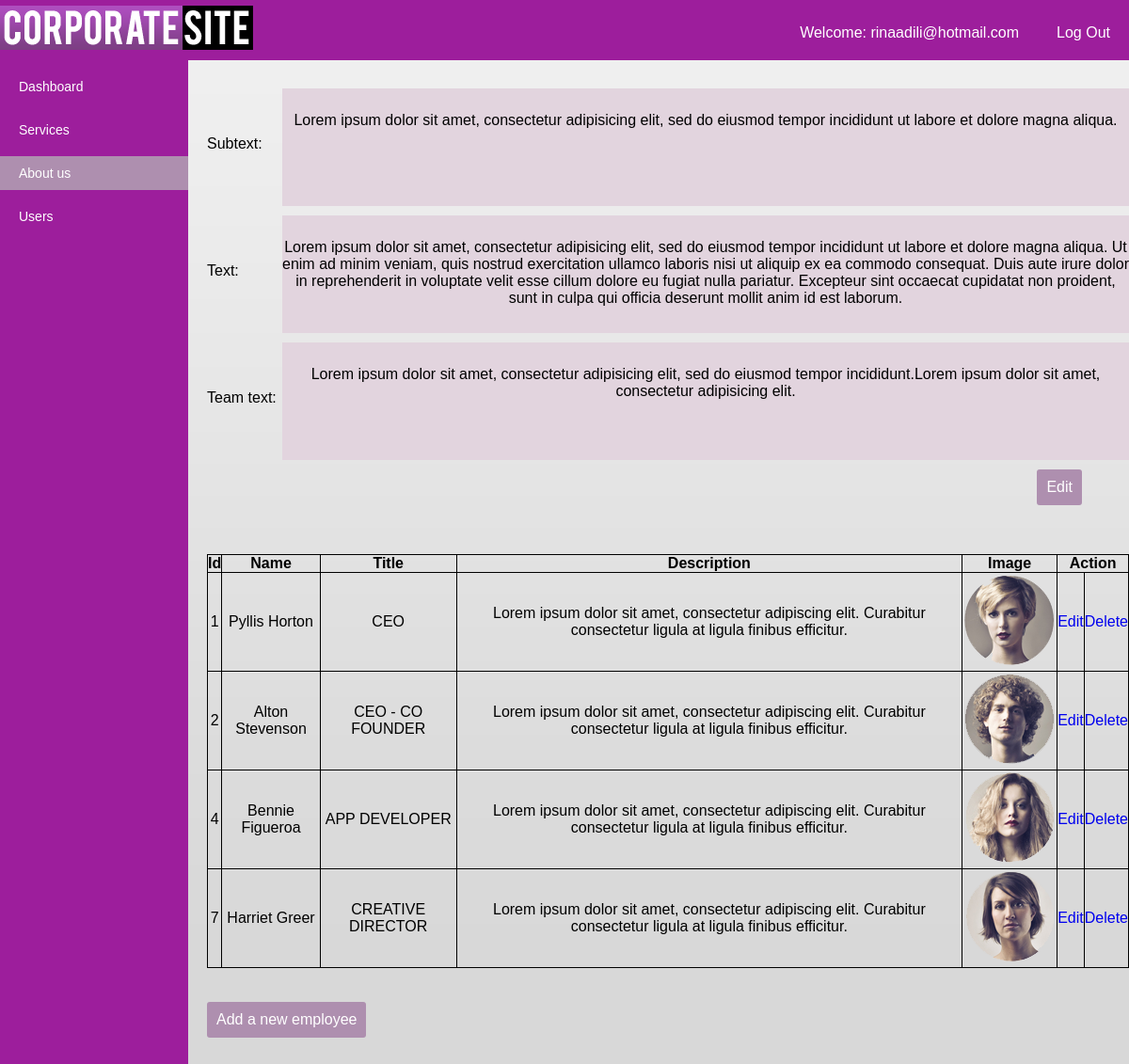
Screenshot of /CRUD/about.php (signed in) with the database file from the repository.
### tables this page shows
CREATE TABLE `user` (
  `id` int(100) NOT NULL,
  `name` varchar(100) NOT NULL,
  `surname` varchar(50) NOT NULL,
  `email` varchar(100) NOT NULL,
  `password` varchar(100) NOT NULL,
  `type` enum('admin','user') NOT NULL DEFAULT 'user'
);

CREATE TABLE `aboutustext` (
  `id` int(100) NOT NULL,
  `subtext` varchar(200) NOT NULL,
  `text` varchar(700) NOT NULL,
  `teamText` varchar(500) NOT NULL
);

CREATE TABLE `aboutusemp` (
  `id` int(11) NOT NULL,
  `name` varchar(50) NOT NULL,
  `title` varchar(50) NOT NULL,
  `description` varchar(200) NOT NULL,
  `photo` varchar(500) NOT NULL
);

### functions/session.php (called while the page is built, shortened)
<?php
$conn = mysqli_connect("localhost", "root", "", "corporate");
$user_check = $_SESSION['login_user'];
$query = "SELECT email,type from user where email = '$user_check'";
$ses_sql = mysqli_query($conn, $query);
$row = mysqli_fetch_assoc($ses_sql);
$login_session = $row['email'];
?>

### CRUD/about.php (the view, shortened to what this page needs)
<?php
    include('../functions/session.php');
     $timestamp = date("YmdHis");
    $query = "SELECT * from aboutusemp";
    $result = $conn->query($query);
    $query2 = 'SELECT * from aboutustext';
    $result2 = $conn->query($query2);
?>
<!DOCTYPE html>
<html>
<head>
    <link href="../css/style.css?v=<?php echo $timestamp;?>" rel="stylesheet" type="text/css">
</head>
<body>
    <div id="topbar">
        <a href="#"><img src="../images/logo.png"></a>
        <p><a href="../functions/logout.php">Log Out</a></p>
        <p>Welcome: <?php echo $login_session; ?></p>
    </div>
    <div id="sidebar">
        <ul>
            <li><a href="../adminpanel.php">Dashboard</a></li>
            <li><a href="services.php">Services</a></li>
            <li class="active"><a href="about.php">About us</a></li>
            <li><a href="users.php">Users</a></li>
        </ul>
    </div>
    <div id="mainContent">
 	 <?php while($row = $result2->fetch_assoc()) { ?>
     <div id="aboutusrina">
            <label class="lab">Subtext:</label>
            <div id="sub">
			 <p name="message" id="text"><?php echo $row['subtext']; ?></p>
            </div>
			<label class="lab">Text:</label>
            <div id="textdiv">
			 <p name="message" id="text"><?php echo $row['text'];?></p>
			</div>
			<label class="lab">Team text:</label>
            <div id="teamtext">
			 <p name="message" id="text"><?php echo $row['teamText']; ?></p>
			</div>
			<a href="edit_abouttext.php?id=<?php echo $row['id']; ?>" class="btnedit"> Edit</a>
        <?php } ?>
    </div>
    <br><br><br><br><br>
            <table id="servicesTable">
                <thead>
                    <tr>
                        <th>Id</th>
                        <th>Name</th>
                        <th>Title</th>
                        <th>Description</th>
                        <th>Image</th>
                        <th colspan="2">Action</th>
                    </tr>
                </thead>
                    <?php while($row = $result->fetch_assoc()) { ?>
                        <tr>
                            <td><?php echo $row['id']; ?></td>
                            <td><?php echo $row['name']; ?></td>
                            <td><?php echo $row['title']; ?></td>
                            <td><?php echo $row['description']; ?></td>
                            <td><?php echo '<img src="' . $row['photo']. '"/>' ?></td>
                            <td><a href="edit_aboutemp.php?id=<?php echo $row['id']; ?>">Edit</a></td>
                            <td><a href="delete_emp.php?id=<?php echo $row['id']; ?>">Delete</a></td>
                        </tr>
                    <?php } ?>
            </table>
            <br><br>
            <a class="btnAdd" href="add_emp.php">Add a new employee</a>
    </div>
</body>
</html>

### css/style.css (style rules this page uses)
* { margin: 0; padding: 0; list-style: none; list-style: none; text-decoration: none; }
body { background: #d8d8d8 url(../images/bg.jpg) repeat-x top center; color: #fff; border-top: 6px solid #9d1e9c; box-sizing: border-box; font-family: Arial, Helvetica, sans-serif; min-width: 960px; }
#topbar { background: #9d1e9c; display: block; overflow: hidden; }
#topbar p { float: right; padding: 10px; margin: 10px 10px; color: #fff; }
#topbar p a { color: #fff; }
#sidebar { float: left; width: 200px; background: #9d1e9c; color: #fff; position: absolute; font-family:"Arial", "Sans-serif"; font-size: 14px; margin-bottom: -101%; padding-bottom: 101%; }
#sidebar ul { list-style: none; padding: 0; }
#sidebar ul li { margin: 10px 0px; padding: 10px 0px; color: #fff; }
#sidebar ul li a { color: #fff; text-decoration: none; padding: 0; margin: 0px 20px; }
#sidebar ul .active { background: #ae8faf; }
#mainContent { color: #000; position: relative; margin-top: 30px; margin-left: 220px; text-align: center; }
table { border-collapse: collapse; }
table, th, td { border: 1px solid black; }
table td img { width: 100px; }
.btnAdd { background: #ae8faf; color: #fff; text-decoration: none; border-radius: 3px; padding: 10px; float: left; }
.lab { float: left; margin-top: 50px; }
#sub { width: 900px; height: 100px; background-color: #e2d4de; text-align: center; padding-top: 25px; margin: 10px; margin-left: 80px; }
#textdiv { width: 900px; height: 100px; background-color: #e2d4de; text-align: center; padding-top: 25px; margin: 10px; margin-left: 80px; }
#teamtext { width: 900px; height: 100px; background-color: #e2d4de; text-align: center; padding-top: 25px; margin: 10px; margin-left: 80px; }
.btnedit { background: #ae8faf; color: #fff; text-decoration: none; border-radius: 3px; padding: 10px; float: right; margin-right: 50px; }

### rows the page displays
user: email "rinaadili@hotmail.com"
aboutustext: subtext "Lorem ipsum dolor sit amet, consectetur adipisicing elit, sed do eiusmod tempor incididunt ut labore et dolore magna aliqua.", text "Lorem ipsum dolor sit amet, consectetur adipisicing elit, sed do eiusmod tempor incididunt ut labore et dolore magna aliqua. Ut enim ad minim veniam, quis nostrud exercitation ullamco laboris nisi ut aliquip ex ea commodo consequat. Duis aute irure dolor in reprehenderit in voluptate velit esse cillum dolore eu fugiat nulla pariatur. Excepteur sint occaecat cupidatat non proident, sunt in culpa qui officia deserunt mollit anim id est laborum.", teamText "Lorem ipsum dolor sit amet, consectetur adipisicing elit, sed do eiusmod tempor incididunt.Lorem ipsum dolor sit amet, consectetur adipisicing elit."
aboutusemp: id "1", name "Pyllis Horton", title "CEO", description "Lorem ipsum dolor sit amet, consectetur adipiscing elit. Curabitur consectetur ligula at ligula finibus efficitur.", photo (picture)
aboutusemp: id "2", name "Alton Stevenson", title "CEO - CO FOUNDER", description "Lorem ipsum dolor sit amet, consectetur adipiscing elit. Curabitur consectetur ligula at ligula finibus efficitur.", photo (picture)
aboutusemp: id "4", name "Bennie Figueroa", title "APP DEVELOPER", description "Lorem ipsum dolor sit amet, consectetur adipiscing elit. Curabitur consectetur ligula at ligula finibus efficitur.", photo (picture)
aboutusemp: id "7", name "Harriet Greer", title "CREATIVE DIRECTOR", description "Lorem ipsum dolor sit amet, consectetur adipiscing elit. Curabitur consectetur ligula at ligula finibus efficitur.", photo (picture)
